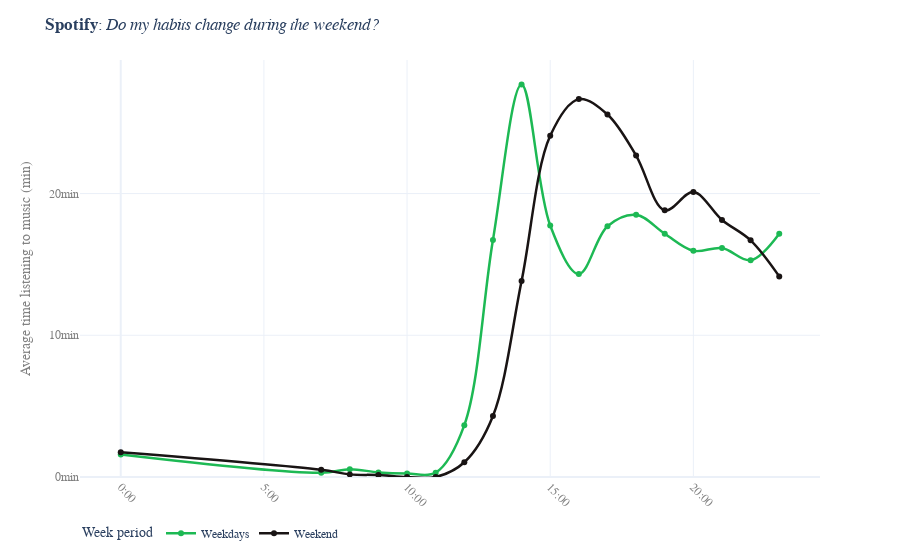

Source (notebook cell):
### Code cell
fig = px.line(df_weekend_pod, x='hour', y='hour_to_minutes', color='week_period', 
              line_shape='spline', color_discrete_sequence=spotify_colors)

fig.update_traces(mode='lines+markers+text', textposition='top center', line_width=2.5)
fig.update_yaxes(rangemode='tozero', ticksuffix='min', nticks=5)
fig.update_xaxes(title='', ticksuffix=':00', tickangle=45)

fig.update_layout(
    title='<b>Spotify</b>: <i>Do my habits change during the weekend?</i>',
    legend_title='Week period',
    legend_orientation='h',
    yaxis_title='Average time listening to music (min)',
)

write('medium', fig, 'weekday_vs_weekend')

### Figure 1 — Plotly figure (JSON) as saved in the notebook; plotly's stock layout.template omitted (floating-point values rounded to 4 significant figures)
{"data": [{"hovertemplate": "week_period=Weekdays<br>hour=%{x}<br>hour_to_minutes=%{y}<extra></extra>", "legendgroup": "Weekdays", "line": {"color": "#1DB954", "dash": "solid", "shape": "spline", "width": 2.5}, "marker": {"symbol": "circle"}, "mode": "lines+markers+text", "name": "Weekdays", "orientation": "v", "showlegend": true, "textposition": "top center", "type": "scatter", "x": [0, 7, 8, 9, 10, 11, 12, 13, 14, 15, 16, 17, 18, 19, 20, 21, 22, 23], "xaxis": "x", "y": [1.591, 0.2946, 0.5527, 0.3236, 0.2503, 0.3055, 3.655, 16.73, 27.68, 17.74, 14.32, 17.7, 18.5, 17.17, 15.96, 16.15, 15.29, 17.17], "yaxis": "y"}, {"hovertemplate": "week_period=Weekend<br>hour=%{x}<br>hour_to_minutes=%{y}<extra></extra>", "legendgroup": "Weekend", "line": {"color": "#191414", "dash": "solid", "shape": "spline", "width": 2.5}, "marker": {"symbol": "circle"}, "mode": "lines+markers+text", "name": "Weekend", "orientation": "v", "showlegend": true, "textposition": "top center", "type": "scatter", "x": [0, 7, 8, 9, 10, 11, 12, 13, 14, 15, 16, 17, 18, 19, 20, 21, 22, 23], "xaxis": "x", "y": [1.747, 0.5103, 0.1851, 0.1375, 0, 0, 1.038, 4.306, 13.82, 24.07, 26.66, 25.58, 22.68, 18.81, 20.1, 18.14, 16.7, 14.15], "yaxis": "y"}], "layout": {"font": {"family": "Helvetica"}, "legend": {"orientation": "h", "title": {"text": "Week period"}, "tracegroupgap": 0}, "margin": {"t": 60}, "title": {"text": "<b>Spotify</b>: <i>Do my habits change during the weekend?</i>"}, "xaxis": {"anchor": "y", "color": "grey", "domain": [0, 1], "tickangle": 45, "ticksuffix": ":00", "title": {"text": ""}}, "yaxis": {"anchor": "x", "color": "grey", "domain": [0, 1], "nticks": 5, "rangemode": "tozero", "ticksuffix": "min", "title": {"text": "Average time listening to music (min)"}}}}
